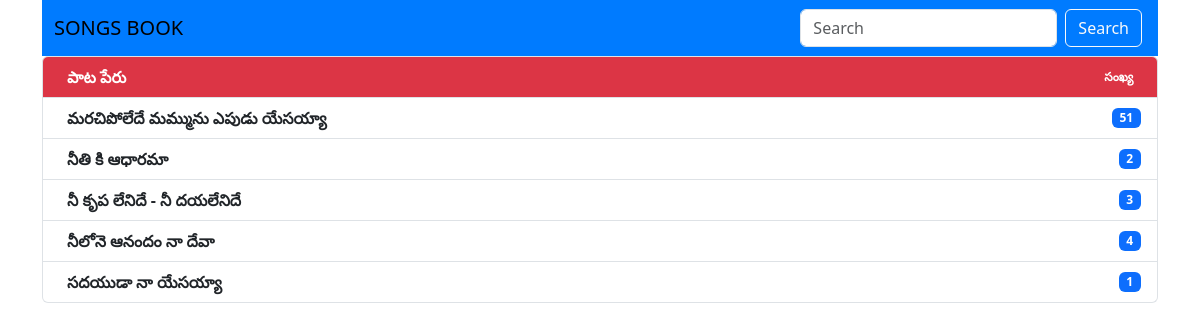
The page / on the database its author committed.
### Songs/models.py (models this page shows, shortened)
class Song(models.Model):
    class Status(models.TextChoices):
        DRAFT = 'DF', 'Draft'
        PUBLISHED = 'PB', 'Published'
    CATEGORY_CHOICES = [
        ('A', 'స్తుతి, ఆరాధన, సిలువ ద్యానం'),
        ('B', 'హెచ్చరిక, దిద్దుబాటు'),
        ('C', 'ప్రార్థన, విజ్ఞాపన, యాచన'),
        ('D', 'లేఖన విలువ '),
        ('E', 'సేవా పిలుపు, సేవా సమర్పణ'),
        ('F', 'ఆధరణ, ప్రోత్సాహము'),
        ('G', 'యవనస్థులు'),
        ('H', 'సోదరీలు'),
        ('I', 'సువార్త సందేశం, సువార్త పిలుపు'),
        ('J', 'ప్రభువు రాకడ, రాకడ సిద్ధపాటు '),
        ('K', 'అనుబంధ కీర్తనలు'),
    ]
    song_Number = models.IntegerField()
    title = models.CharField(max_length=100)
    body = models.TextField()
    slug = models.SlugField(max_length=100, unique=True, blank=True, allow_unicode=True)
    status = models.CharField(max_length=2,
                              choices=Status.choices,
                              default=Status.DRAFT,
                              )
    objects = models.Manager()
    published = PublishedManager()
    category = models.CharField(max_length=1, choices=CATEGORY_CHOICES, default='A')
    tags = TaggableManager()
    def get_absolute_url(self):
        return reverse('song_detail',
                       args=[self.song_Number, self.slug])

### Songs/views.py (the view, shortened to what this page needs)
# urls.py: path('', SongListView.as_view(), name='song_list'),
class SongListView(ListView):
    model = Song
    template_name = 'songs/song_list.html'
    context_object_name = 'songs'
    paginate_by = 50
    def get_queryset(self):
        queryset = super().get_queryset()
        queryset = queryset.order_by('slug')
        search_term = self.request.GET.get('search', '')
        return queryset

### templates/songs/song_list.html (shortened to what this page needs)
{% extends 'songs/base.html' %}
{% block Content %}
    <nav class="navbar navbar-custom navbar-expand-lg">
  <div class="container-fluid search-container">
    <a class="navbar-brand" href="#">SONGS BOOK</a>
    <form class="search-form d-flex" method="get" action="{% url 'song_list' %}">
      <input class="form-control me-2 search-input" type="text" name="search" placeholder="Search" aria-label="Search">
      <button class="btn btn-outline-light search-button" type="submit">Search</button>
    </form>
  </div>
</nav>
    <ul class="list-group">
    <li class="list-group-item custom-link-group-item d-flex justify-content-between align-items-center bg-danger custom-color" style="position: sticky ; top:0; z-index: 2">
        <div class="ms-2 me-auto custom-list-header">
            <div class="fw-bold">పాట పేరు</div>
        </div>
        <span class="badge custom-color " >సంఖ్య</span>
    </li>
    {% for song in songs %}
        <a href="{{ song.get_absolute_url }}" class="list-group-item custom-link-group-item d-flex justify-content-between align-items-center">
            <div class="ms-2 me-auto">
                <div class="fw-bold">{{ song.title }}</div>
                 </div>
            <span class="badge bg-primary "  >{{ song.song_Number }}</span>
        </a>
    {% endfor %}
    </ul>
{% endblock %}

### templates/songs/base.html (shortened to what this page needs)
{% load widget_tweaks %}
<!doctype html>
<html lang="en">
<head>
    <link href="https://cdn.jsdelivr.net/npm/bootstrap@5.3.2/dist/css/bootstrap.min.css" rel="stylesheet">
</head>
<body>
    <div class="container">
        {% block Content %}
        {% endblock %}
    </div>
</body>
</html>

### templates/songs/base.html (style rules this page uses)
.navbar-custom { background-color: #007bff; color: #ffffff; }
.search-container { position: relative; }
.search-form { position: absolute; right: 1rem; top: 50%; transform: translateY(-50%); }
.search-input { border-radius: 20px; }
.search-button { border-radius: 20px; border: 0; box-shadow: none; }
.custom-list-header { color: white; }
.custom-link-group-item { border: none; border-bottom: 1px solid #ddd; color: inherit; text-decoration: none; }

### rows shown on the page
Song: title "మరచిపోలేదే మమ్మును ఎపుడు యేసయ్యా", song_Number "51"
Song: title "నీతి కి ఆధారమా", song_Number "2"
Song: title "నీ కృప లేనిదే - నీ దయలేనిదే", song_Number "3"
Song: title "నీలోనె ఆనందం నా దేవా", song_Number "4"
Song: title "సదయుడా నా యేసయ్యా", song_Number "1"
